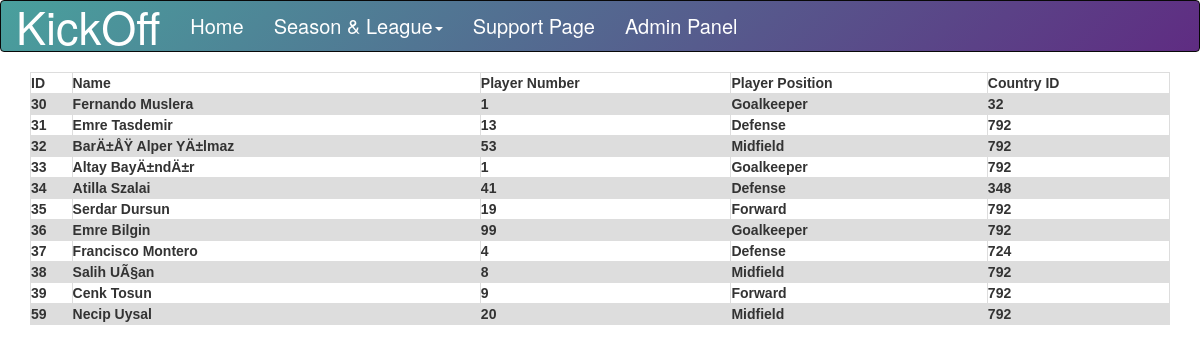
Screenshot of /project/playerList.php with the database file from the repository.
### tables this page shows
CREATE TABLE `players` (
  `pid` int(11) NOT NULL,
  `pname` varchar(50) NOT NULL,
  `pnumber` int(3) NOT NULL,
  `pposition` varchar(50) NOT NULL,
  `country_id` int(3) NOT NULL
);

### project/playerList.php (the view, shortened to what this page needs)
<?php
include "config.php";
?>
<!DOCTYPE html>
<html lang="en">
<head>
</head>
<body>
    <?php include "Navbar.php" ?>
    <div class="container">
        <table>
            <tr>
                <th> ID </th>
                <th> Name </th>
                <th> Player Number </th>
                <th> Player Position </th>
                <th> Country ID </th>
            </tr>
            <?php
        $sql_statement = "SELECT * FROM players";
        $result = mysqli_query($db, $sql_statement);
        while ($row = mysqli_fetch_assoc($result)) {
            $player_id = $row['pid'];
            $player_name = $row['pname'];
            $player_number = $row['pnumber'];
            $player_position = $row['pposition'];
            $player_country = $row['country_id'];
            echo "<tr>" . "<th>" . $player_id . "</th>" . "<th>" . $player_name . "</th>" . "<th>" . $player_number . "</th>" .  "<th>" . $player_position . "</th>" . "<th>" . $player_country . "</th>" . "</tr>";
        }
        ?>
    </div>
</body>
</html>

### project/playerList.php (style rules this page uses)
.container { text-align: center; }
table { font-family: arial, sans-serif; border-collapse: collapse; width: 100%; }
td, th { border: 1px solid #dddddd; text-align: left; padding: 8px; }
tr:nth-child(even) { background-color: #dddddd; }

### rows the page displays
players: pid "30", pname "Fernando Muslera", pnumber "1", pposition "Goalkeeper", country "32"
players: pid "31", pname "Emre Tasdemir", pnumber "13", pposition "Defense", country "792"
players: pid "32", pname "BarÄ±ÅŸ Alper YÄ±lmaz", pnumber "53", pposition "Midfield", country "792"
players: pid "33", pname "Altay BayÄ±ndÄ±r", pnumber "1", pposition "Goalkeeper", country "792"
players: pid "34", pname "Atilla Szalai", pnumber "41", pposition "Defense", country "348"
players: pid "35", pname "Serdar Dursun", pnumber "19", pposition "Forward", country "792"
players: pid "36", pname "Emre Bilgin", pnumber "99", pposition "Goalkeeper", country "792"
players: pid "37", pname "Francisco Montero", pnumber "4", pposition "Defense", country "724"
players: pid "38", pname "Salih UÃ§an", pnumber "8", pposition "Midfield", country "792"
players: pid "39", pname "Cenk Tosun", pnumber "9", pposition "Forward", country "792"
players: pid "59", pname "Necip Uysal", pnumber "20", pposition "Midfield", country "792"
